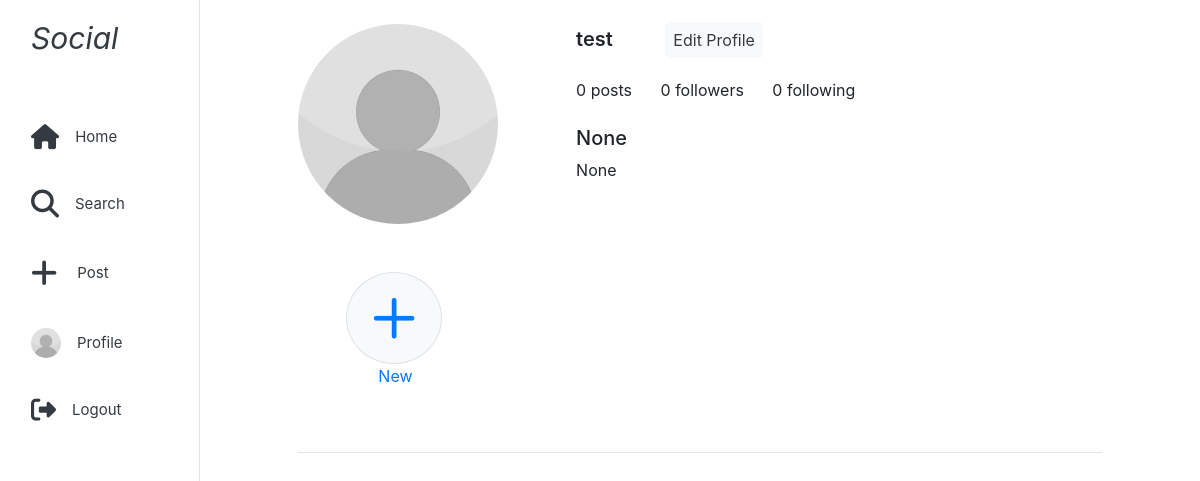
The app's page /accounts/profile/ (signed in), older data.
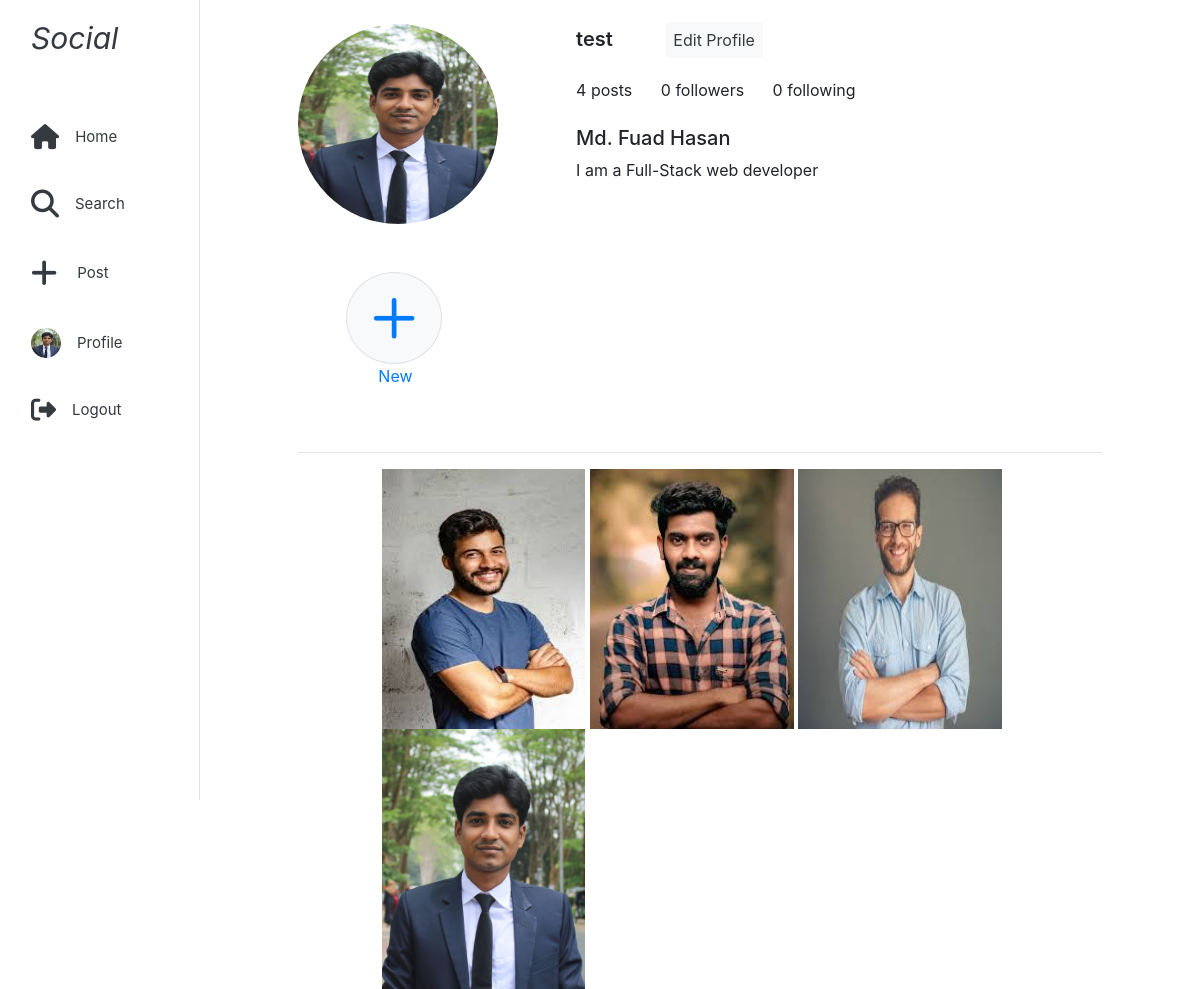
The same page, newer data.
### account/models.py (models this page shows, shortened)
class SocialUser(AbstractBaseUser, PermissionsMixin):
    email = models.EmailField(
        max_length=255,
        unique=True,
    )
    roll = models.CharField(max_length=15, unique=True)
    username = models.CharField(max_length=50, unique=True)
    is_active = models.BooleanField(default=True)
    is_superuser = models.BooleanField(default=False)
    is_staff = models.BooleanField(default=True)
    objects = SocialUserManager()
    USERNAME_FIELD = "email"
    REQUIRED_FIELDS = ["roll", "username"]

class UserProfile(models.Model):
    user = models.OneToOneField(SocialUser, on_delete=models.CASCADE, related_name='profile')
    profile_pic = models.ImageField(upload_to=upload_profile_pic, default='default.jpg')
    bio = models.CharField(max_length=100, blank=True, null=True)
    full_name = models.CharField(max_length=100, blank=True, null=True)

### post/models.py (models this page shows, shortened)
class Post(models.Model):
    user = models.ForeignKey(SocialUser, on_delete=models.CASCADE, related_name='post')
    content = models.FileField(upload_to='upload_post')
    caption = models.CharField(max_length=255, blank=True, null=True)
    post_created = models.DateTimeField(auto_now_add=True)
    post_updated = models.DateTimeField(auto_now=True)
    def media_type_html(self):
        type_tuple = guess_type(self.content.url, strict=True)
        if (type_tuple[0]).__contains__("image"):
            return "image"
        elif (type_tuple[0]).__contains__("video"):
            return "video"

### account/views.py (the view, shortened to what this page needs)
# urls.py: path('profile/', views.user_profile, name='profile'),
@login_required
def user_profile(request):
    try:
        user_profile = UserProfile.objects.get(user=request.user)
        user_posts = Post.objects.filter(user=request.user).order_by('-post_created')
    except:
        user_profile = None
    form = PostForm()
    return render(request, 'profile.html', context={'user_profile':user_profile, 'user_posts':user_posts, 'form':form})

### account/templates/profile.html (shortened to what this page needs)
{% extends 'navbar.html' %}
{% load static %}
{% load crispy_forms_tags %}
{% block body %}
    <div class="container-md  mt-4">
        <div class="row">
            <div class="col-lg-1">
            </div>
            <div class="col-lg-10 col-12">
                <div class="container-md">
                    <div class=" row">
                        <div class="col-4 col-sm-3  col-md-4 text-center">
                            <img src="/media/{{user.profile.profile_pic}}" width="200" height="200" alt="" srcset="" class="d-md-block d-none rounded-circle">
                        </div>
                        <div class="col-8 col-sm-9 col-md-8  ">
                            <div class="">
                                <span class="" style="font-size: 20px; font-weight: 600;">{{user.username}}</span>
                                <a href="#" class="text-dark d-md-inline d-none bg-light p-2 ml-5 rounded text-bold text-decoration-none">Edit Profile</a>
                            </div>
                            <div class="d-none d-md-block  flex mt-4 ">
                                <span class=" mr-md-4">{{user.post.count}} posts</span>
                                <span class="mr-md-4">{{user.follower.count}} followers</span>
                                <span >{{user.following.count}} following</span>
                            </div>
                            <div class= "d-md-block d-none mt-4">
                                <h5>{{user.profile.full_name}}</h5>
                                <p>{{ user.profile.bio}}</p>
                            </div>
                        </div>
                    </div>
                    <div class=" d-inline-block cursor-pointer m-5" style="cursor: pointer;" >
                        <a href="{% url 'post:upload' %}">
                            <i class="fa-solid fa-plus bg-light border rounded-circle " style="font-size: 50px ; font-weight: 100; padding: 20px 25px;"></i>
                            <br><span style="margin-left: 32px;">New</span>
                        </a>
                    </div>
                    <hr>
                </div>
            </div>
            <div class="col-lg-1">
            </div>
        </div>
        <div class="row">
            <div class="col-md-2"></div>
            <div class="col-md-8">
                {% for post in user_posts %}
                    {% if post.media_type_html == "video" %}
                        <video style="width: 32%; height: 260px;" alt="This is video" > <source src="/media/{{ post.content }}" > </video>
                    {% elif post.media_type_html == "image" %}
                        <img src="/media/{{post.content}}" style="width: 32%; height: 260px;" alt="">
                    {% endif %}
                {% endfor %}
            </div>
            <div class="col-md-2"></div>
        </div>
    </div>
{% endblock %}

### templates/navbar.html (shortened to what this page needs)
<!DOCTYPE html>
{% load static %}
<html lang="en">
  <head>
    <link
      rel="stylesheet"
      href="https://cdn.jsdelivr.net/npm/bootstrap@4.0.0/dist/css/bootstrap.min.css"
    />
  </head>
  <body>
    <div class="container-fluid ">
      <div class="row flex-nowrap ">
        <div class="d-none d-md-block  col-auto col-md-1 col-xl-2 sticky-top  border-right" style="height: 100vh;">
          <div class="">
            <ul class="nav nav-pills flex-column mt-2 text-dark">
              <li class="nav-item  mb-5">
                <a href="{% url 'home' %}" class="nav-link text-dark">
                  <span class="d-none d-xl-inline font-italic" style="font-size: 30px;">Social</span>
                </a>
              </li>
              <li class="nav-item mb-4">
                <a href="{% url 'home' %}" class="nav-link text-dark d-flex align-items-center" style="font-size: 15px;">
                  <i class="fa fa-home " style="font-size: 25px; margin-right: 16px;"></i>
                  <span class="d-none d-xl-inline  ">Home</span>
                </a>
              </li>
              <li class="nav-item mb-4">
                <a href="{% url 'home' %}" class="nav-link text-dark d-flex align-items-center" style="font-size: 15px;" data-toggle="modal" data-target="#exampleModal">
                  <i class="fa-solid fa-magnifying-glass" style="font-size: 28px; margin-right: 16px;"></i>
                  <span class="d-none d-xl-inline  ">Search</span>
                </a>
              </li>
              <li class="nav-item mb-4">
                <a href="{% url 'post:upload' %}" class="nav-link text-dark d-flex align-items-center" style="font-size: 15px; cursor: pointer;" >
                  <i class="fa-solid fa-plus" style="font-size: 30px; margin-right: 20px;"></i>
                  <span class="d-none d-xl-inline  ">Post</span>
                </a>
              </li>
              <li class="nav-item mb-4">
                <a href="{% url 'account:profile' %}" class="nav-link text-dark d-flex align-items-center" style="font-size: 15px;">
                  {% if user.profile.profile_pic %}
                    <img src="/media/{{user.profile.profile_pic}}" height="30" width="30" style="margin-right: 16px;" alt="" srcset="" class="rounded-circle">
                  {% else %}
                    <i class="fa-solid fa-user" style="font-size: 25px;margin-right: 20px;"></i>
                  {% endif %}
                  <span class="d-none d-xl-inline  ">Profile</span>
                </a>
              </li>
              <li class="nav-item mb-4">
                <a href="{% url 'account:logout' %}" class="nav-link text-dark d-flex align-items-center" style="font-size: 15px;">
                  <i class="fa fa-sign-out " style="font-size: 25px;margin-right: 16px;" aria-hidden="true"></i>
                  <span class="d-none d-xl-inline ">Logout</span>
                </a>
              </li>
            </ul>
          </div>
        </div>
        <div class="col-12 col-md-11 col-xl-10">{% block body %} {% endblock%}</div>
      </div>
  </body>
</html>

Row changes from the older to the newer data that the page shows:
changed SocialUser "test": profile.profile_pic: picture added in place of a placeholder; post.count "0" → "4"; profile.full_name "None" → "Md. Fuad Hasan"; profile.bio "None" → "I am a Full-Stack web developer"
added Post: content (picture)
added Post: content (picture)
added Post: content (picture)
added Post: content (picture)
